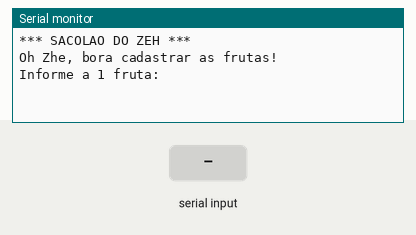
This sketch was run on a simulated Arduino Uno, built with avr-gcc and run on an emulated ATmega328P. Parts: the last lines printed to the serial monitor. Inputs (shaded band) come from the test bench.

Above: at 0.8 s.
0.9 s: "90,45\n" received over Serial
At 1.4 s:
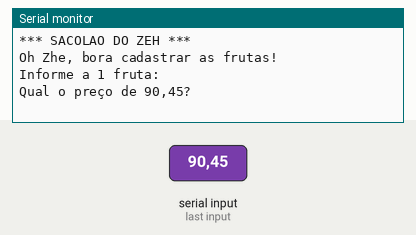
2.4 s: "30,150\n" received over Serial
At 3.0 s:
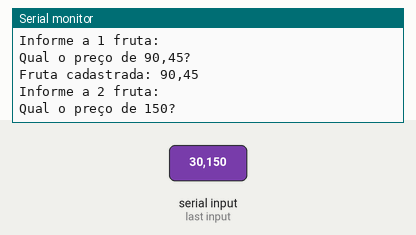
3.9 s: "5\n" received over Serial
At 4.5 s:
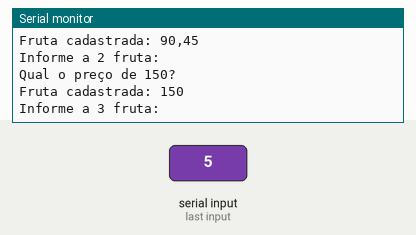

The sketch:

vetores_fruta_preco_1.ino
```cpp
// Variáveis globais
String frutas[6];
float precosFrutas[6];

void setup() {
  Serial.begin(9600);

  Serial.println("*** SACOLAO DO ZEH ***");
  Serial.println();
  Serial.println("Oh Zhe, bora cadastrar as frutas!");
  Serial.println();

  for (int i = 0; i < 6; i++) {
    Serial.println("Informe a " + String(i + 1) + " fruta:");
    while (!Serial.available());
    frutas[i] = Serial.readStringUntil('\n'); // lê até o ENTER

    Serial.println("Qual o preço de " + frutas[i] + "?");
    while (!Serial.available());
    precosFrutas[i] = Serial.parseFloat();

    // Limpa o buffer de entrada após o parseFloat
    while (Serial.available()) {
      Serial.read();
    }

    Serial.println("Fruta cadastrada: " + frutas[i]);
    Serial.println();
  }

  Serial.println("Exibindo os valores cadastrados:");
  Serial.println();

  for (int i = 0; i < 6; i++) {
    Serial.println(String(i + 1) + "ª Fruta: " + frutas[i]);
    Serial.println("Preco da Fruta: R$ " + String(precosFrutas[i], 2));
  }
}

void loop() {
  delay(3000); // Apenas pausa o loop, pois nada ocorre aqui
}
```

Measured:
- after the input at 0.9 s, the serial monitor: prints a new line at once (image 1)
- after the input at 2.4 s, the serial monitor: prints a new line at once (image 2)
- after the input at 3.9 s, the serial monitor: prints a new line at once (image 3)
